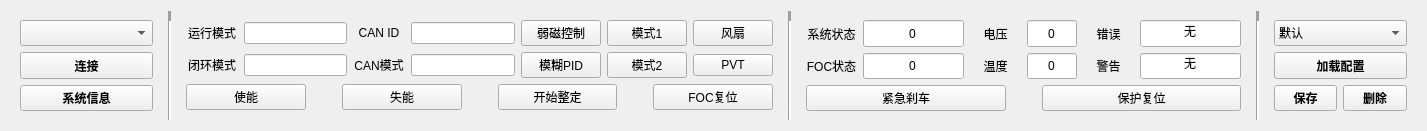
     <widget class="QWidget" name="top_widget" native="true">
      <property name="sizePolicy">
       <sizepolicy hsizetype="Fixed" vsizetype="Fixed">
        <horstretch>0</horstretch>
        <verstretch>0</verstretch>
       </sizepolicy>
      </property>
      <property name="styleSheet">
       <string notr="true"/>
      </property>
      <layout class="QHBoxLayout" name="horizontalLayout" stretch="1,0,4,0,3,0,1">
       <item>
        <widget class="QWidget" name="widget_2" native="true">
         <property name="sizePolicy">
          <sizepolicy hsizetype="Expanding" vsizetype="Preferred">
           <horstretch>0</horstretch>
           <verstretch>0</verstretch>
          </sizepolicy>
         </property>
         <layout class="QVBoxLayout" name="verticalLayout_2">
          <item>
           <widget class="QComboBox" name="comboBox">
            <property name="sizePolicy">
             <sizepolicy hsizetype="Minimum" vsizetype="Minimum">
              <horstretch>0</horstretch>
              <verstretch>0</verstretch>
             </sizepolicy>
            </property>
           </widget>
          </item>
          <item>
           <widget class="QPushButton" name="connectbutton">
            <property name="sizePolicy">
             <sizepolicy hsizetype="Minimum" vsizetype="Minimum">
              <horstretch>0</horstretch>
              <verstretch>0</verstretch>
             </sizepolicy>
            </property>
            <property name="font">
             <font>
              <family>微软雅黑</family>
              <pointsize>9</pointsize>
              <weight>75</weight>
              <italic>false</italic>
              <bold>true</bold>
             </font>
            </property>
            <property name="text">
             <string>连接</string>
            </property>
           </widget>
          </item>
          <item>
           <widget class="QPushButton" name="systemdesc">
            <property name="sizePolicy">
             <sizepolicy hsizetype="Minimum" vsizetype="Minimum">
              <horstretch>0</horstretch>
              <verstretch>0</verstretch>
             </sizepolicy>
            </property>
            <property name="minimumSize">
             <size>
              <width>0</width>
              <height>0</height>
             </size>
            </property>
            <property name="font">
             <font>
              <family>微软雅黑</family>
              <pointsize>9</pointsize>
              <weight>75</weight>
              <italic>false</italic>
              <bold>true</bold>
             </font>
            </property>
            <property name="text">
             <string>系统信息</string>
            </property>
           </widget>
          </item>
         </layout>
        </widget>
       </item>
       <item>
        <widget class="Line" name="line_3">
         <property name="frameShadow">
          <enum>QFrame::Sunken</enum>
         </property>
         <property name="lineWidth">
          <number>10</number>
         </property>
         <property name="orientation">
          <enum>Qt::Vertical</enum>
         </property>
        </widget>
       </item>
       <item>
        <widget class="QWidget" name="widget_5" native="true">
         <property name="sizePolicy">
          <sizepolicy hsizetype="Expanding" vsizetype="Preferred">
           <horstretch>0</horstretch>
           <verstretch>0</verstretch>
          </sizepolicy>
         </property>
         <layout class="QVBoxLayout" name="verticalLayout_4" stretch="1,1,2">
          <item>
           <layout class="QHBoxLayout" name="horizontalLayout_4" stretch="1,2,1,2,1,1,1">
            <item>
             <widget class="QLabel" name="label_2">
              <property name="sizePolicy">
               <sizepolicy hsizetype="Expanding" vsizetype="Preferred">
                <horstretch>0</horstretch>
                <verstretch>0</verstretch>
               </sizepolicy>
              </property>
              <property name="minimumSize">
               <size>
                <width>0</width>
                <height>0</height>
               </size>
              </property>
              <property name="text">
               <string>运行模式</string>
              </property>
              <property name="alignment">
               <set>Qt::AlignCenter</set>
              </property>
             </widget>
            </item>
            <item>
             <widget class="QLineEdit" name="FOCmodeshow">
              <property name="readOnly">
               <bool>true</bool>
              </property>
             </widget>
            </item>
            <item>
             <widget class="QLabel" name="label_4">
              <property name="sizePolicy">
               <sizepolicy hsizetype="Expanding" vsizetype="Preferred">
                <horstretch>0</horstretch>
                <verstretch>0</verstretch>
               </sizepolicy>
              </property>
              <property name="minimumSize">
               <size>
                <width>0</width>
                <height>0</height>
               </size>
              </property>
              <property name="text">
               <string>CAN ID</string>
              </property>
              <property name="alignment">
               <set>Qt::AlignCenter</set>
              </property>
             </widget>
            </item>
            <item>
             <widget class="QLineEdit" name="CANIDshow">
              <property name="readOnly">
               <bool>true</bool>
              </property>
             </widget>
            </item>
            <item>
             <widget class="QPushButton" name="weakmagshow">
              <property name="text">
               <string>弱磁控制</string>
              </property>
             </widget>
            </item>
            <item>
             <widget class="QPushButton" name="MODEshow1">
              <property name="text">
               <string>模式1</string>
              </property>
             </widget>
            </item>
            <item>
             <widget class="QPushButton" name="FANshow">
              <property name="text">
               <string>风扇</string>
              </property>
             </widget>
            </item>
           </layout>
          </item>
          <item>
           <layout class="QHBoxLayout" name="horizontalLayout_5" stretch="1,2,1,2,1,1,1">
            <item>
             <widget class="QLabel" name="label_3">
              <property name="sizePolicy">
               <sizepolicy hsizetype="Expanding" vsizetype="Preferred">
                <horstretch>0</horstretch>
                <verstretch>0</verstretch>
               </sizepolicy>
              </property>
              <property name="minimumSize">
               <size>
                <width>0</width>
                <height>0</height>
               </size>
              </property>
              <property name="text">
               <string>闭环模式</string>
              </property>
              <property name="alignment">
               <set>Qt::AlignCenter</set>
              </property>
             </widget>
            </item>
            <item>
             <widget class="QLineEdit" name="loopmodeshow">
              <property name="readOnly">
               <bool>true</bool>
              </property>
             </widget>
            </item>
            <item>
             <widget class="QLabel" name="label_5">
              <property name="sizePolicy">
               <sizepolicy hsizetype="Expanding" vsizetype="Preferred">
                <horstretch>0</horstretch>
                <verstretch>0</verstretch>
               </sizepolicy>
              </property>
              <property name="minimumSize">
               <size>
                <width>0</width>
                <height>0</height>
               </size>
              </property>
              <property name="text">
               <string>CAN模式</string>
              </property>
              <property name="alignment">
               <set>Qt::AlignCenter</set>
              </property>
             </widget>
            </item>
            <item>
             <widget class="QLineEdit" name="canmodeshow">
              <property name="readOnly">
               <bool>true</bool>
              </property>
             </widget>
            </item>
            <item>
             <widget class="QPushButton" name="vaguePIDshow">
              <property name="text">
               <string>模糊PID</string>
              </property>
             </widget>
            </item>
            <item>
             <widget class="QPushButton" name="MODEshow2">
              <property name="text">
               <string>模式2</string>
              </property>
             </widget>
            </item>
            <item>
             <widget class="QPushButton" name="PVTshow">
              <property name="text">
               <string>PVT</string>
              </property>
             </widget>
            </item>
           </layout>
          </item>
          <item>
           <layout class="QHBoxLayout" name="horizontalLayout_6">
            <property name="bottomMargin">
             <number>1</number>
            </property>
            <item>
             <widget class="QPushButton" name="Enable">
              <property name="sizePolicy">
               <sizepolicy hsizetype="Expanding" vsizetype="Expanding">
                <horstretch>0</horstretch>
                <verstretch>0</verstretch>
               </sizepolicy>
              </property>
              <property name="text">
               <string>使能</string>
              </property>
             </widget>
            </item>
            <item>
             <spacer name="horizontalSpacer">
              <property name="orientation">
               <enum>Qt::Horizontal</enum>
              </property>
              <property name="sizeType">
               <enum>QSizePolicy::Fixed</enum>
              </property>
              <property name="sizeHint" stdset="0">
               <size>
                <width>30</width>
                <height>20</height>
               </size>
              </property>
             </spacer>
            </item>
            <item>
             <widget class="QPushButton" name="Disable">
              <property name="sizePolicy">
               <sizepolicy hsizetype="Expanding" vsizetype="Expanding">
                <horstretch>0</horstretch>
                <verstretch>0</verstretch>
               </sizepolicy>
              </property>
              <property name="text">
               <string>失能</string>
              </property>
             </widget>
            </item>
            <item>
             <spacer name="horizontalSpacer_2">
              <property name="orientation">
               <enum>Qt::Horizontal</enum>
              </property>
              <property name="sizeType">
               <enum>QSizePolicy::Fixed</enum>
              </property>
              <property name="sizeHint" stdset="0">
               <size>
                <width>30</width>
                <height>20</height>
               </size>
              </property>
             </spacer>
            </item>
            <item>
             <widget class="QPushButton" name="Tunningstart">
              <property name="sizePolicy">
               <sizepolicy hsizetype="Expanding" vsizetype="Expanding">
                <horstretch>0</horstretch>
                <verstretch>0</verstretch>
               </sizepolicy>
              </property>
              <property name="text">
               <string>开始整定</string>
              </property>
             </widget>
            </item>
            <item>
             <spacer name="horizontalSpacer_3">
              <property name="orientation">
               <enum>Qt::Horizontal</enum>
              </property>
              <property name="sizeType">
               <enum>QSizePolicy::Fixed</enum>
              </property>
              <property name="sizeHint" stdset="0">
               <size>
                <width>30</width>
                <height>20</height>
               </size>
              </property>
             </spacer>
            </item>
            <item>
             <widget class="QPushButton" name="FOCreset">
              <property name="sizePolicy">
               <sizepolicy hsizetype="Expanding" vsizetype="Expanding">
                <horstretch>0</horstretch>
                <verstretch>0</verstretch>
               </sizepolicy>
              </property>
              <property name="text">
               <string>FOC复位</string>
              </property>
             </widget>
            </item>
           </layout>
          </item>
         </layout>
        </widget>
       </item>
       <item>
        <widget class="Line" name="line">
         <property name="lineWidth">
          <number>10</number>
         </property>
         <property name="midLineWidth">
          <number>0</number>
         </property>
         <property name="orientation">
          <enum>Qt::Vertical</enum>
         </property>
        </widget>
       </item>
       <item>
        <widget class="QWidget" name="widget_3" native="true">
         <property name="sizePolicy">
          <sizepolicy hsizetype="Expanding" vsizetype="Preferred">
           <horstretch>0</horstretch>
           <verstretch>0</verstretch>
          </sizepolicy>
         </property>
         <layout class="QVBoxLayout" name="verticalLayout_5" stretch="1,1,2">
          <item>
           <layout class="QHBoxLayout" name="horizontalLayout_8" stretch="1,2,1,1,1,2">
            <item>
             <widget class="QLabel" name="label_67">
              <property name="sizePolicy">
               <sizepolicy hsizetype="Expanding" vsizetype="Expanding">
                <horstretch>0</horstretch>
                <verstretch>0</verstretch>
               </sizepolicy>
              </property>
              <property name="minimumSize">
               <size>
                <width>0</width>
                <height>0</height>
               </size>
              </property>
              <property name="text">
               <string>系统状态</string>
              </property>
              <property name="alignment">
               <set>Qt::AlignCenter</set>
              </property>
             </widget>
            </item>
            <item>
             <widget class="QLineEdit" name="systemstateshow">
              <property name="sizePolicy">
               <sizepolicy hsizetype="Expanding" vsizetype="Expanding">
                <horstretch>0</horstretch>
                <verstretch>0</verstretch>
               </sizepolicy>
              </property>
              <property name="minimumSize">
               <size>
                <width>0</width>
                <height>0</height>
               </size>
              </property>
              <property name="text">
               <string>0</string>
              </property>
              <property name="alignment">
               <set>Qt::AlignCenter</set>
              </property>
              <property name="readOnly">
               <bool>true</bool>
              </property>
             </widget>
            </item>
            <item>
             <widget class="QLabel" name="label_6">
              <property name="sizePolicy">
               <sizepolicy hsizetype="Expanding" vsizetype="Preferred">
                <horstretch>0</horstretch>
                <verstretch>0</verstretch>
               </sizepolicy>
              </property>
              <property name="minimumSize">
               <size>
                <width>0</width>
                <height>0</height>
               </size>
              </property>
              <property name="text">
               <string>电压</string>
              </property>
              <property name="alignment">
               <set>Qt::AlignCenter</set>
              </property>
             </widget>
            </item>
            <item>
             <widget class="QLineEdit" name="voltageshow">
              <property name="sizePolicy">
               <sizepolicy hsizetype="Expanding" vsizetype="Expanding">
                <horstretch>0</horstretch>
                <verstretch>0</verstretch>
               </sizepolicy>
              </property>
              <property name="minimumSize">
               <size>
                <width>0</width>
                <height>0</height>
               </size>
              </property>
              <property name="text">
               <string>0</string>
              </property>
              <property name="alignment">
               <set>Qt::AlignCenter</set>
              </property>
              <property name="readOnly">
               <bool>true</bool>
              </property>
             </widget>
            </item>
            <item>
             <widget class="QLabel" name="label_9">
              <property name="sizePolicy">
               <sizepolicy hsizetype="Expanding" vsizetype="Preferred">
                <horstretch>0</horstretch>
                <verstretch>0</verstretch>
               </sizepolicy>
              </property>
              <property name="minimumSize">
               <size>
                <width>0</width>
                <height>0</height>
               </size>
              </property>
              <property name="text">
               <string>错误</string>
              </property>
              <property name="alignment">
               <set>Qt::AlignCenter</set>
              </property>
             </widget>
            </item>
            <item>
             <widget class="QLineEdit" name="erroeshow">
              <property name="sizePolicy">
               <sizepolicy hsizetype="Expanding" vsizetype="Expanding">
                <horstretch>0</horstretch>
                <verstretch>0</verstretch>
               </sizepolicy>
              </property>
              <property name="minimumSize">
               <size>
                <width>0</width>
                <height>0</height>
               </size>
              </property>
              <property name="text">
               <string>无</string>
              </property>
              <property name="alignment">
               <set>Qt::AlignCenter</set>
              </property>
              <property name="readOnly">
               <bool>true</bool>
              </property>
             </widget>
            </item>
           </layout>
          </item>
          <item>
           <layout class="QHBoxLayout" name="horizontalLayout_9" stretch="1,2,1,1,1,2">
            <item>
             <widget class="QLabel" name="label_68">
              <property name="sizePolicy">
               <sizepolicy hsizetype="Expanding" vsizetype="Preferred">
                <horstretch>0</horstretch>
                <verstretch>0</verstretch>
               </sizepolicy>
              </property>
              <property name="minimumSize">
               <size>
                <width>0</width>
                <height>0</height>
               </size>
              </property>
              <property name="text">
               <string>FOC状态</string>
              </property>
              <property name="alignment">
               <set>Qt::AlignCenter</set>
              </property>
             </widget>
            </item>
            <item>
             <widget class="QLineEdit" name="FOCstateshow">
              <property name="sizePolicy">
               <sizepolicy hsizetype="Expanding" vsizetype="Expanding">
                <horstretch>0</horstretch>
                <verstretch>0</verstretch>
               </sizepolicy>
              </property>
              <property name="minimumSize">
               <size>
                <width>0</width>
                <height>0</height>
               </size>
              </property>
              <property name="text">
               <string>0</string>
              </property>
              <property name="alignment">
               <set>Qt::AlignCenter</set>
              </property>
              <property name="readOnly">
               <bool>true</bool>
              </property>
             </widget>
            </item>
            <item>
             <widget class="QLabel" name="label_7">
              <property name="sizePolicy">
               <sizepolicy hsizetype="Expanding" vsizetype="Preferred">
                <horstretch>0</horstretch>
                <verstretch>0</verstretch>
               </sizepolicy>
              </property>
              <property name="minimumSize">
               <size>
                <width>0</width>
                <height>0</height>
               </size>
              </property>
              <property name="text">
               <string>温度</string>
              </property>
              <property name="alignment">
               <set>Qt::AlignCenter</set>
              </property>
             </widget>
            </item>
            <item>
             <widget class="QLineEdit" name="tempshow">
              <property name="sizePolicy">
               <sizepolicy hsizetype="Expanding" vsizetype="Expanding">
                <horstretch>0</horstretch>
                <verstretch>0</verstretch>
               </sizepolicy>
              </property>
              <property name="minimumSize">
               <size>
                <width>0</width>
                <height>0</height>
               </size>
              </property>
              <property name="text">
               <string>0</string>
              </property>
              <property name="alignment">
               <set>Qt::AlignCenter</set>
              </property>
              <property name="readOnly">
               <bool>true</bool>
              </property>
             </widget>
            </item>
            <item>
             <widget class="QLabel" name="label_8">
              <property name="sizePolicy">
               <sizepolicy hsizetype="Expanding" vsizetype="Preferred">
                <horstretch>0</horstretch>
                <verstretch>0</verstretch>
               </sizepolicy>
              </property>
              <property name="minimumSize">
               <size>
                <width>0</width>
                <height>0</height>
               </size>
              </property>
              <property name="text">
               <string>警告</string>
              </property>
              <property name="alignment">
               <set>Qt::AlignCenter</set>
              </property>
             </widget>
            </item>
            <item>
             <widget class="QLineEdit" name="warnningshow">
              <property name="sizePolicy">
               <sizepolicy hsizetype="Expanding" vsizetype="Expanding">
                <horstretch>0</horstretch>
                <verstretch>0</verstretch>
               </sizepolicy>
              </property>
              <property name="minimumSize">
               <size>
                <width>0</width>
                <height>0</height>
               </size>
              </property>
              <property name="text">
               <string>无</string>
              </property>
              <property name="alignment">
               <set>Qt::AlignCenter</set>
              </property>
              <property name="readOnly">
               <bool>true</bool>
              </property>
             </widget>
            </item>
           </layout>
          </item>
          <item>
           <layout class="QHBoxLayout" name="horizontalLayout_7">
            <property name="topMargin">
             <number>0</number>
            </property>
            <property name="bottomMargin">
             <number>0</number>
            </property>
            <item>
             <widget class="QPushButton" name="Brake">
              <property name="sizePolicy">
               <sizepolicy hsizetype="Expanding" vsizetype="Fixed">
                <horstretch>0</horstretch>
                <verstretch>0</verstretch>
               </sizepolicy>
              </property>
              <property name="text">
               <string>紧急刹车</string>
              </property>
             </widget>
            </item>
            <item>
             <spacer name="horizontalSpacer_5">
              <property name="orientation">
               <enum>Qt::Horizontal</enum>
              </property>
              <property name="sizeType">
               <enum>QSizePolicy::Fixed</enum>
              </property>
              <property name="sizeHint" stdset="0">
               <size>
                <width>30</width>
                <height>20</height>
               </size>
              </property>
             </spacer>
            </item>
            <item>
             <widget class="QPushButton" name="Protectreset">
              <property name="sizePolicy">
               <sizepolicy hsizetype="Expanding" vsizetype="Fixed">
                <horstretch>0</horstretch>
                <verstretch>0</verstretch>
               </sizepolicy>
              </property>
              <property name="text">
               <string>保护复位</string>
              </property>
             </widget>
            </item>
           </layout>
          </item>
         </layout>
        </widget>
       </item>
       <item>
        <widget class="Line" name="line_2">
         <property name="lineWidth">
          <number>10</number>
         </property>
         <property name="orientation">
          <enum>Qt::Vertical</enum>
         </property>
        </widget>
       </item>
       <item>
        <widget class="QWidget" name="widget_4" native="true">
         <property name="sizePolicy">
          <sizepolicy hsizetype="Expanding" vsizetype="Preferred">
           <horstretch>0</horstretch>
           <verstretch>0</verstretch>
          </sizepolicy>
         </property>
         <layout class="QVBoxLayout" name="verticalLayout_3">
          <item>
           <widget class="QComboBox" name="configfile">
            <property name="sizePolicy">
             <sizepolicy hsizetype="Minimum" vsizetype="Minimum">
              <horstretch>0</horstretch>
              <verstretch>0</verstretch>
             </sizepolicy>
            </property>
            <property name="minimumSize">
             <size>
              <width>0</width>
              <height>0</height>
             </size>
            </property>
            <item>
             <property name="text">
              <string>默认</string>
             </property>
            </item>
           </widget>
          </item>
          <item>
           <widget class="QPushButton" name="loadconfigfile">
            <property name="sizePolicy">
             <sizepolicy hsizetype="Minimum" vsizetype="Minimum">
              <horstretch>0</horstretch>
              <verstretch>0</verstretch>
             </sizepolicy>
            </property>
            <property name="minimumSize">
             <size>
              <width>129</width>
              <height>0</height>
             </size>
            </property>
            <property name="font">
             <font>
              <family>微软雅黑</family>
              <pointsize>9</pointsize>
              <weight>75</weight>
              <italic>false</italic>
              <bold>true</bold>
             </font>
            </property>
            <property name="text">
             <string>加载配置</string>
            </property>
           </widget>
          </item>
          <item>
           <layout class="QHBoxLayout" name="horizontalLayout_3">
            <item>
             <widget class="QPushButton" name="saveconfigfile">
              <property name="sizePolicy">
               <sizepolicy hsizetype="Minimum" vsizetype="Minimum">
                <horstretch>0</horstretch>
                <verstretch>0</verstretch>
               </sizepolicy>
              </property>
              <property name="minimumSize">
               <size>
                <width>60</width>
                <height>0</height>
               </size>
              </property>
              <property name="font">
               <font>
                <family>微软雅黑</family>
                <pointsize>9</pointsize>
                <weight>75</weight>
                <italic>false</italic>
                <bold>true</bold>
               </font>
              </property>
              <property name="text">
               <string>保存</string>
              </property>
             </widget>
            </item>
            <item>
             <widget class="QPushButton" name="removeconfigfile">
              <property name="sizePolicy">
               <sizepolicy hsizetype="Minimum" vsizetype="Minimum">
                <horstretch>0</horstretch>
                <verstretch>0</verstretch>
               </sizepolicy>
              </property>
              <property name="minimumSize">
               <size>
                <width>60</width>
                <height>0</height>
               </size>
              </property>
              <property name="font">
               <font>
                <family>微软雅黑</family>
                <pointsize>9</pointsize>
                <weight>75</weight>
                <italic>false</italic>
                <bold>true</bold>
               </font>
              </property>
              <property name="text">
               <string>删除</string>
              </property>
             </widget>
            </item>
           </layout>
          </item>
         </layout>
        </widget>
       </item>
      </layout>
     </widget>
